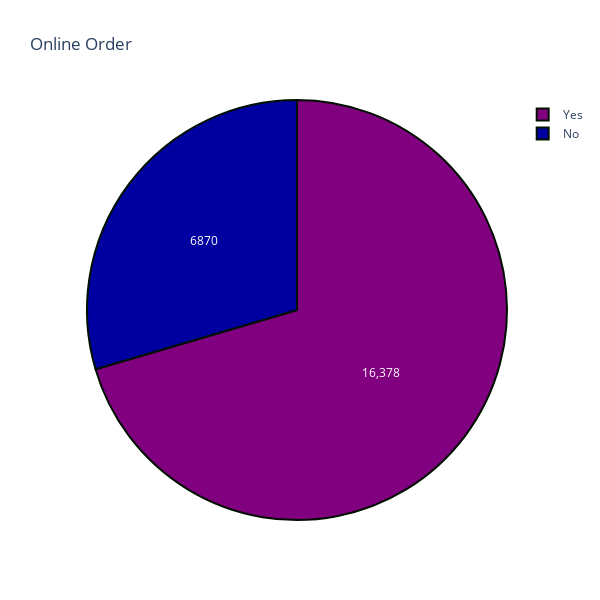

The notebook cell saved with this chart:
### Markdown cell above
<br>
<br>

Whether Restaurants deliver online or Not

### Code cell
x=df['online_order'].value_counts()
colors = ['#800080', '#0000A0']

trace=go.Pie(labels=x.index,values=x,textinfo="value",
            marker=dict(colors=colors, 
                           line=dict(color='#001000', width=2)))
layout=go.Layout(title="Online Order",width=600,height=600)
fig=go.Figure(data=[trace],layout=layout)
py.iplot(fig, filename='pie_chart_subplots2')

### Figure 1 — Plotly figure (JSON) as saved in the notebook; plotly's stock layout.template omitted (floating-point values rounded to 4 significant figures)
{"data": [{"labels": ["Yes", "No"], "marker": {"colors": ["#800080", "#0000A0"], "line": {"color": "#001000", "width": 2}}, "textinfo": "value", "type": "pie", "values": [16378, 6870]}], "layout": {"height": 600, "title": {"text": "Online Order"}, "width": 600}}
